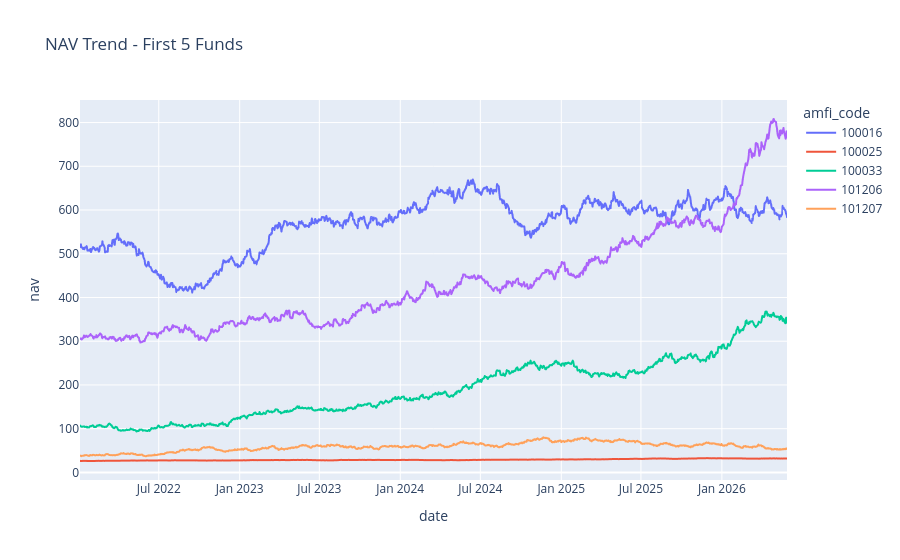

Here is the notebook cell this chart was saved with:
### Code cell
import pandas as pd
import plotly.express as px

nav = pd.read_csv("../data/processed/nav_history_clean.csv")

nav["date"] = pd.to_datetime(nav["date"])

# Use first 5 funds for testing
funds = nav["amfi_code"].unique()[:5]

nav_small = nav[nav["amfi_code"].isin(funds)]

fig = px.line(
    nav_small,
    x="date",
    y="nav",
    color="amfi_code",
    title="NAV Trend - First 5 Funds"
)

fig.show()

### Figure 1 — Plotly figure (JSON) as saved in the notebook; plotly's stock layout.template omitted (floating-point values rounded to 4 significant figures; data arrays with more than 128 entries replaced by an {"elided": "..."} marker saying what was removed)
{"data": [{"hovertemplate": "amfi_code=100016<br>date=%{x}<br>nav=%{y}<extra></extra>", "legendgroup": "100016", "line": {"color": "#636efa", "dash": "solid"}, "marker": {"symbol": "circle"}, "mode": "lines", "name": "100016", "showlegend": true, "type": "scattergl", "x": {"elided": "1150 str values"}, "xaxis": "x", "y": {"elided": "1150 float values"}, "yaxis": "y"}, {"hovertemplate": "amfi_code=100025<br>date=%{x}<br>nav=%{y}<extra></extra>", "legendgroup": "100025", "line": {"color": "#EF553B", "dash": "solid"}, "marker": {"symbol": "circle"}, "mode": "lines", "name": "100025", "showlegend": true, "type": "scattergl", "x": {"elided": "1150 str values"}, "xaxis": "x", "y": {"elided": "1150 float values"}, "yaxis": "y"}, {"hovertemplate": "amfi_code=100033<br>date=%{x}<br>nav=%{y}<extra></extra>", "legendgroup": "100033", "line": {"color": "#00cc96", "dash": "solid"}, "marker": {"symbol": "circle"}, "mode": "lines", "name": "100033", "showlegend": true, "type": "scattergl", "x": {"elided": "1150 str values"}, "xaxis": "x", "y": {"elided": "1150 float values"}, "yaxis": "y"}, {"hovertemplate": "amfi_code=101206<br>date=%{x}<br>nav=%{y}<extra></extra>", "legendgroup": "101206", "line": {"color": "#ab63fa", "dash": "solid"}, "marker": {"symbol": "circle"}, "mode": "lines", "name": "101206", "showlegend": true, "type": "scattergl", "x": {"elided": "1150 str values"}, "xaxis": "x", "y": {"elided": "1150 float values"}, "yaxis": "y"}, {"hovertemplate": "amfi_code=101207<br>date=%{x}<br>nav=%{y}<extra></extra>", "legendgroup": "101207", "line": {"color": "#FFA15A", "dash": "solid"}, "marker": {"symbol": "circle"}, "mode": "lines", "name": "101207", "showlegend": true, "type": "scattergl", "x": {"elided": "1150 str values"}, "xaxis": "x", "y": {"elided": "1150 float values"}, "yaxis": "y"}], "layout": {"legend": {"title": {"text": "amfi_code"}, "tracegroupgap": 0}, "title": {"text": "NAV Trend - First 5 Funds"}, "xaxis": {"anchor": "y", "domain": [0, 1], "title": {"text": "date"}}, "yaxis": {"anchor": "x", "domain": [0, 1], "title": {"text": "nav"}}}}
